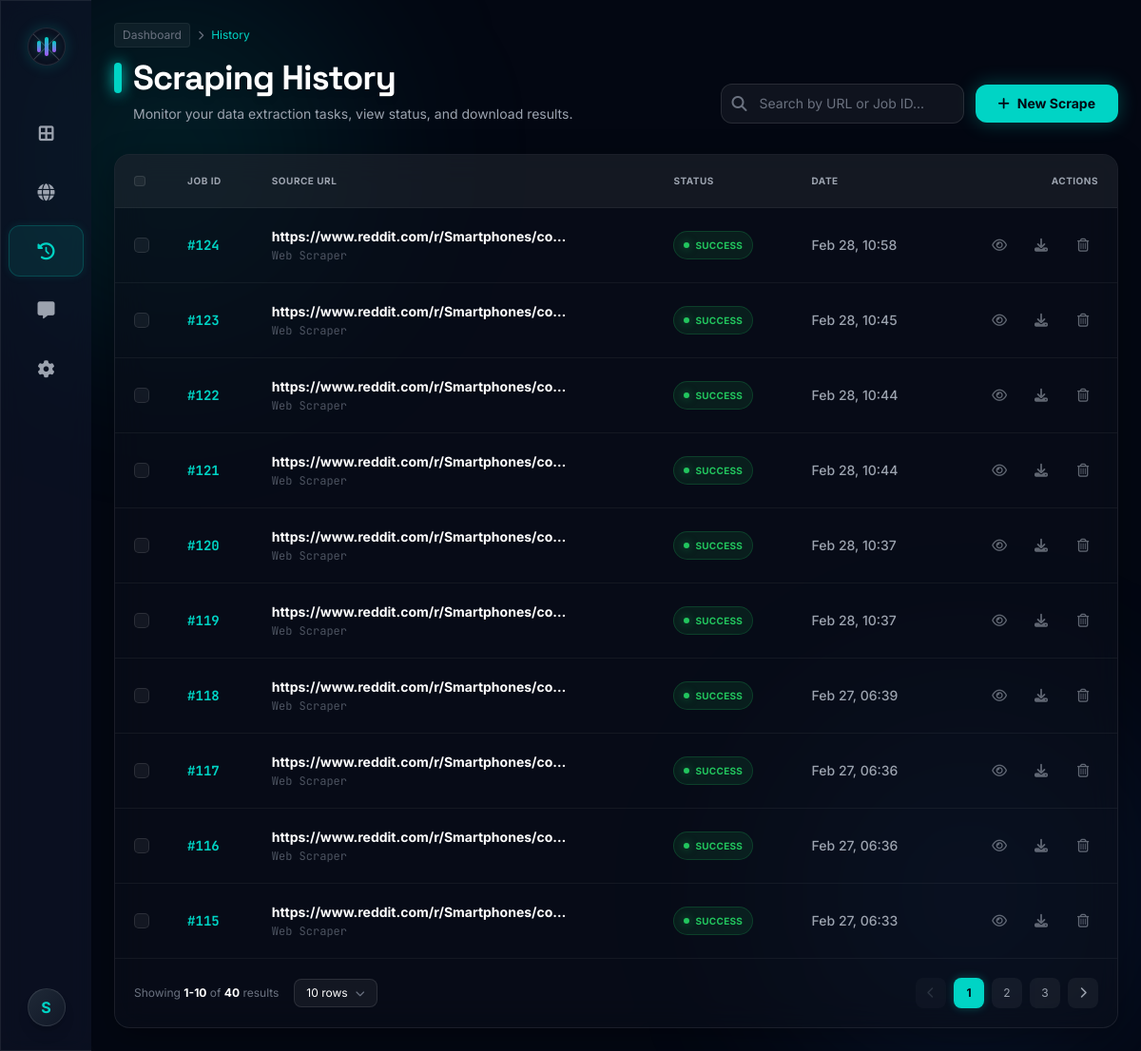
Before: /dashboard/history/ (signed in) with the older database file.
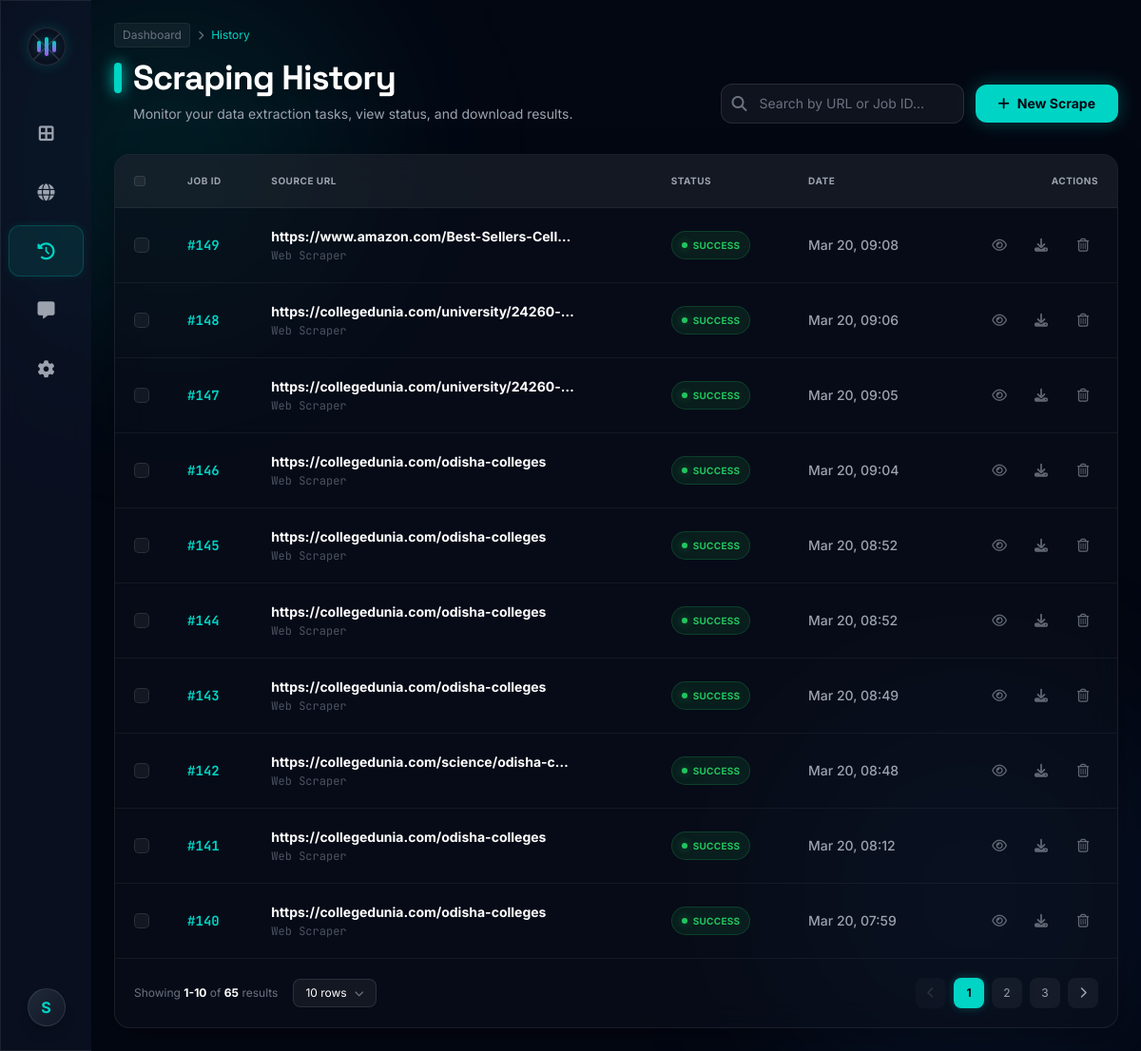
After: the same page with the newer database file.
### apps/scraper/models.py (models this page shows, shortened)
class ScraperJob(models.Model):
    STATUS_CHOICES = (
        ('PENDING', 'Pending'),
        ('PROCESSING', 'Processing'),
        ('COMPLETED', 'Completed'),
        ('FAILED', 'Failed'),
    )
    user = models.ForeignKey(settings.AUTH_USER_MODEL, on_delete=models.CASCADE)
    url = models.URLField()
    status = models.CharField(max_length=20, choices=STATUS_CHOICES, default='PENDING')
    created_at = models.DateTimeField(auto_now_add=True)
    updated_at = models.DateTimeField(auto_now=True)

### core/views.py (the view)
# urls.py: path('dashboard/history/', history, name='history'),
@user_required
def history(request):
    jobs_list = ScraperJob.objects.filter(user=request.user).order_by('-created_at')
    status_filter = request.GET.get('status')
    if status_filter:
        jobs_list = jobs_list.filter(status=status_filter)
    page = request.GET.get('page', 1)
    per_page = request.GET.get('per_page', '10')
    if per_page == 'all':
        paginator = Paginator(jobs_list, jobs_list.count() or 1) # Show all
    else:
        try:
            limit = int(per_page)
            if limit not in [10, 25, 50]:
                limit = 10
        except ValueError:
            limit = 10
        paginator = Paginator(jobs_list, limit)
    try:
        jobs = paginator.page(page)
    except PageNotAnInteger:
        jobs = paginator.page(1)
    except EmptyPage:
        jobs = paginator.page(paginator.num_pages)
    total_scrapes = jobs_list.count()
    storage_used = f"{total_scrapes * 0.5:.1f} MB"
    context = {
        'jobs': jobs,
        'total_rows': total_scrapes, # using scrape count for now as proxy
        'storage_used': storage_used,
        'efficiency': '98.5%', # Placeholder
        'status_filter': status_filter,
        'per_page': per_page,
    }
    return render(request, 'dashboard/history.html', context)

### templates/dashboard/history.html (shortened to what the changed rows need)
{% extends 'dashboard/base_dashboard.html' %}
{% load static %}
{% block content %}
<div class="max-w-[1600px] mx-auto space-y-8 p-6">
    <div class="flex flex-col md:flex-row md:items-end justify-between gap-4 animate-slide-up">
        <div>
            <div class="flex items-center gap-3 mb-2">
                 <h1 class="text-4xl font-display font-bold text-white drop-shadow-md tracking-tight">Scraping History</h1>
            </div>
        </div>
    </div>
    <div class="glass-panel rounded-2xl overflow-hidden flex flex-col mb-8 animate-slide-up" style="animation-delay: 0.1s;">
        <div class="overflow-x-auto">
            <table class="w-full text-left border-collapse">
                <thead>
                    <tr class="border-b border-white/5 bg-white/5 text-[10px] font-bold text-gray-400 uppercase tracking-wider">
                        <th class="p-5 w-10"><input type="checkbox" id="selectAll" class="custom-checkbox" onchange="toggleSelectAll()"></th>
                        <th class="p-5">Job ID</th>
                        <th class="p-5">Source URL</th>
                        <th class="p-5">Status</th>
                        <th class="p-5">Date</th>
                        <th class="p-5 text-right">Actions</th>
                    </tr>
                </thead>
                <tbody class="text-sm divide-y divide-white/5 text-gray-300">
                    {% for job in jobs %}
                    <tr class="hover:bg-white/5 transition-colors group">
                        <td class="p-5"><input type="checkbox" class="custom-checkbox job-checkbox" value="{{ job.id }}" onchange="updateSelectionState()"></td>
                        <td class="p-5 font-mono text-brand font-bold">#{{ job.id }}</td>
                        <td class="p-5">
                            <div class="font-bold text-white truncate max-w-xs group-hover:text-brand transition-colors">{{ job.url }}</div>
                            <div class="text-xs text-gray-500 mt-0.5 font-mono opacity-70">Web Scraper</div>
                        </td>
                        <td class="p-5">
                            {% if job.status == 'COMPLETED' %}
                            <span class="inline-flex items-center gap-1.5 px-2.5 py-1 rounded-full text-[10px] font-bold bg-green-500/10 text-green-500 border border-green-500/20 uppercase tracking-wide">
                                <span class="w-1.5 h-1.5 rounded-full bg-green-500 shadow-[0_0_8px_rgba(34,197,94,0.5)]"></span> Success
                            </span>
                            {% elif job.status == 'PROCESSING' or job.status == 'PENDING' %}
                            <span class="inline-flex items-center gap-1.5 px-2.5 py-1 rounded-full text-[10px] font-bold bg-blue-500/10 text-blue-500 border border-blue-500/20 uppercase tracking-wide">
                                <span class="w-1.5 h-1.5 rounded-full bg-blue-500 animate-pulse"></span> Running
                            </span>
                            {% elif job.status == 'FAILED' %}
                            <span class="inline-flex items-center gap-1.5 px-2.5 py-1 rounded-full text-[10px] font-bold bg-red-500/10 text-red-500 border border-red-500/20 uppercase tracking-wide">
                                <span class="w-1.5 h-1.5 rounded-full bg-red-500 shadow-[0_0_8px_rgba(239,68,68,0.5)]"></span> Failed
                            </span>
                            {% endif %}
                        </td>
                        <td class="p-5 text-gray-400 font-medium">{{ job.created_at|date:"M d, H:i" }}</td>
                        <td class="p-5 text-right">
                            <div class="flex items-center justify-end gap-3 opacity-60 group-hover:opacity-100 transition-opacity">
                                <a href="{% url 'scraped_results' %}?job_id={{ job.id }}" class="w-8 h-8 rounded-lg flex items-center justify-center hover:bg-white/10 hover:text-white transition-all text-gray-400" title="View"><i class="fa-regular fa-eye"></i></a>
                                <button type="button" onclick="openDownloadModal('{{ job.id }}')" class="w-8 h-8 rounded-lg flex items-center justify-center hover:bg-brand/10 hover:text-brand transition-all text-gray-400" title="Download"><i class="fa-solid fa-download"></i></button>
                                <button type="button" data-delete-url="{% url 'delete_scrape' job.id %}" onclick="openDeleteModal(this.getAttribute('data-delete-url'))" class="w-8 h-8 rounded-lg flex items-center justify-center hover:bg-red-500/10 hover:text-red-500 transition-all text-gray-400" title="Delete"><i class="fa-regular fa-trash-can"></i></button>
                            </div>
                        </td>
                    </tr>
                    {% endfor %}
                </tbody>
            </table>
        </div>
        <div class="p-5 border-t border-white/5 flex flex-col md:flex-row items-center justify-between gap-4">
            <div class="flex items-center gap-4">
                <p class="text-xs text-gray-500">Showing <span class="text-white font-bold">{{ jobs.start_index }}-{{ jobs.end_index }}</span> of <span class="text-white font-bold">{{ jobs.paginator.count }}</span> results</p>
            </div>
            {% if jobs.paginator.num_pages > 1 %}
            <div class="flex items-center gap-2">
                {% if jobs.has_previous %}
                <a href="?page={{ jobs.previous_page_number }}&per_page={{ per_page }}{% if status_filter %}&status={{ status_filter }}{% endif %}" class="w-8 h-8 rounded-lg bg-white/5 hover:bg-white/10 flex items-center justify-center text-gray-400 hover:text-white transition-all">
                    <i class="fa-solid fa-chevron-left text-xs"></i>
                </a>
                {% else %}
                <button class="w-8 h-8 rounded-lg bg-white/5 flex items-center justify-center text-gray-600 cursor-not-allowed opacity-50" disabled>
                    <i class="fa-solid fa-chevron-left text-xs"></i>
                </button>
                {% endif %}
                {% for i in jobs.paginator.page_range %}
                    {% if jobs.number == i %}
                        <button class="w-8 h-8 rounded-lg bg-brand text-dark-bg font-bold flex items-center justify-center text-xs shadow-[0_0_10px_rgba(0,212,197,0.3)]">{{ i }}</button>
                    {% elif i > jobs.number|add:'-3' and i < jobs.number|add:'3' %}
                        <a href="?page={{ i }}&per_page={{ per_page }}{% if status_filter %}&status={{ status_filter }}{% endif %}" class="w-8 h-8 rounded-lg bg-white/5 hover:bg-white/10 flex items-center justify-center text-gray-400 hover:text-white transition-all text-xs">{{ i }}</a>
                    {% endif %}
                {% endfor %}
                {% if jobs.has_next %}
                <a href="?page={{ jobs.next_page_number }}&per_page={{ per_page }}{% if status_filter %}&status={{ status_filter }}{% endif %}" class="w-8 h-8 rounded-lg bg-white/5 hover:bg-white/10 flex items-center justify-center text-gray-400 hover:text-white transition-all">
                    <i class="fa-solid fa-chevron-right text-xs"></i>
                </a>
                {% else %}
                <button class="w-8 h-8 rounded-lg bg-white/5 flex items-center justify-center text-gray-600 cursor-not-allowed opacity-50" disabled>
                    <i class="fa-solid fa-chevron-right text-xs"></i>
                </button>
                {% endif %}
            </div>
            {% endif %}
        </div>
    </div>
</div>
{% endblock %}

Changed rows visible on the page:
no longer on this page (row unchanged): ScraperJob: id "124", url "https://www.reddit.com/r/Smartphones/co…", status "COMPLETED" (drawn), created_at "Feb 28, 10:58"
no longer on this page (row unchanged): ScraperJob: id "123", url "https://www.reddit.com/r/Smartphones/co…", status "COMPLETED" (drawn), created_at "Feb 28, 10:45"
no longer on this page (row unchanged): ScraperJob: id "122", url "https://www.reddit.com/r/Smartphones/co…", status "COMPLETED" (drawn), created_at "Feb 28, 10:44"
no longer on this page (row unchanged): ScraperJob: id "121", url "https://www.reddit.com/r/Smartphones/co…", status "COMPLETED" (drawn), created_at "Feb 28, 10:44"
no longer on this page (row unchanged): ScraperJob: id "120", url "https://www.reddit.com/r/Smartphones/co…", status "COMPLETED" (drawn), created_at "Feb 28, 10:37"
no longer on this page (row unchanged): ScraperJob: id "119", url "https://www.reddit.com/r/Smartphones/co…", status "COMPLETED" (drawn), created_at "Feb 28, 10:37"
no longer on this page (row unchanged): ScraperJob: id "118", url "https://www.reddit.com/r/Smartphones/co…", status "COMPLETED" (drawn), created_at "Feb 27, 06:39"
no longer on this page (row unchanged): ScraperJob: id "117", url "https://www.reddit.com/r/Smartphones/co…", status "COMPLETED" (drawn), created_at "Feb 27, 06:36"
no longer on this page (row unchanged): ScraperJob: id "116", url "https://www.reddit.com/r/Smartphones/co…", status "COMPLETED" (drawn), created_at "Feb 27, 06:36"
no longer on this page (row unchanged): ScraperJob: id "115", url "https://www.reddit.com/r/Smartphones/co…", status "COMPLETED" (drawn), created_at "Feb 27, 06:33"
added ScraperJob: id "149", url "https://www.amazon.com/Best-Sellers-Cell…", status "COMPLETED" (drawn), created_at "Mar 20, 09:08"
added ScraperJob: id "148", url "https://collegedunia.com/university/24260-…", status "COMPLETED" (drawn), created_at "Mar 20, 09:06"
added ScraperJob: id "147", url "https://collegedunia.com/university/24260-…", status "COMPLETED" (drawn), created_at "Mar 20, 09:05"
added ScraperJob: id "146", url "https://collegedunia.com/odisha-colleges", status "COMPLETED" (drawn), created_at "Mar 20, 09:04"
added ScraperJob: id "145", url "https://collegedunia.com/odisha-colleges", status "COMPLETED" (drawn), created_at "Mar 20, 08:52"
added ScraperJob: id "144", url "https://collegedunia.com/odisha-colleges", status "COMPLETED" (drawn), created_at "Mar 20, 08:52"
added ScraperJob: id "143", url "https://collegedunia.com/odisha-colleges", status "COMPLETED" (drawn), created_at "Mar 20, 08:49"
added ScraperJob: id "142", url "https://collegedunia.com/science/odisha-c…", status "COMPLETED" (drawn), created_at "Mar 20, 08:48"
added ScraperJob: id "141", url "https://collegedunia.com/odisha-colleges", status "COMPLETED" (drawn), created_at "Mar 20, 08:12"
added ScraperJob: id "140", url "https://collegedunia.com/odisha-colleges", status "COMPLETED" (drawn), created_at "Mar 20, 07:59"
Other visible differences:
{{ jobs.paginator.count }}: "40" → "65"
